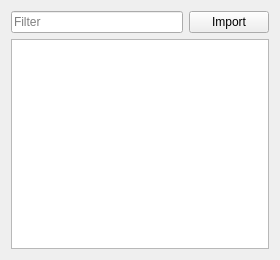
<?xml version="1.0" encoding="UTF-8"?>
<ui version="4.0">
 <class>ProjectView</class>
 <widget class="QWidget" name="ProjectView">
  <property name="geometry">
   <rect>
    <x>0</x>
    <y>0</y>
    <width>280</width>
    <height>260</height>
   </rect>
  </property>
  <property name="windowTitle">
   <string/>
  </property>
  <layout class="QVBoxLayout" name="verticalLayout">
   <item>
    <layout class="QHBoxLayout" name="horizontalLayout">
     <item>
      <widget class="QLineEdit" name="lineEdit">
       <property name="placeholderText">
        <string>Filter</string>
       </property>
       <property name="clearButtonEnabled">
        <bool>true</bool>
       </property>
      </widget>
     </item>
     <item>
      <widget class="QPushButton" name="pushButtonImport">
       <property name="text">
        <string>Import</string>
       </property>
       <property name="icon">
        <iconset resource="../gameplay-editor.qrc">
         <normaloff>:/res/images/project-import.png</normaloff>:/res/images/project-import.png</iconset>
       </property>
       <property name="iconSize">
        <size>
         <width>18</width>
         <height>18</height>
        </size>
       </property>
      </widget>
     </item>
    </layout>
   </item>
   <item>
    <widget class="ProjectTreeView" name="projectTreeView"/>
   </item>
  </layout>
  <action name="actionOpen_File">
   <property name="text">
    <string>Open File</string>
   </property>
  </action>
  <action name="actionNew_File">
   <property name="text">
    <string>New File ...</string>
   </property>
  </action>
  <action name="actionNew_Folder">
   <property name="text">
    <string>New Folder ...</string>
   </property>
  </action>
  <action name="actionImport_File">
   <property name="text">
    <string>Import File ...</string>
   </property>
  </action>
 </widget>
 <customwidgets>
  <customwidget>
   <class>ProjectTreeView</class>
   <extends>QTreeView</extends>
   <header>ProjectTreeView.h</header>
  </customwidget>
 </customwidgets>
 <resources>
  <include location="../gameplay-editor.qrc"/>
 </resources>
 <connections/>
 <slots>
  <slot>openFile()</slot>
 </slots>
</ui>
